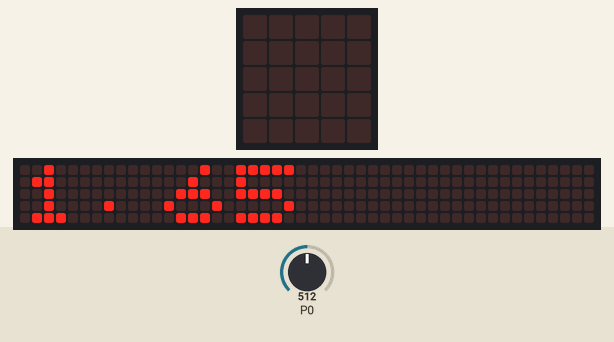
Recording of a program running on a simulated BBC micro:bit (MakeCode). Parts: the board's 5×5 LED display, a strip that is not on the board, showing the scrolling text unrolled. The inputs (shaded band) are chosen by the test bench; at power-on: P0 = 512 (analog values on the 0–1023 scale). The 48×5 strip is a reading aid, not a part: it shows the text the display is scrolling, unrolled, one strip-width of it at a time.

Above: at 0.07 s.
1.3 s: P0 set to 0
At 4.0 s:
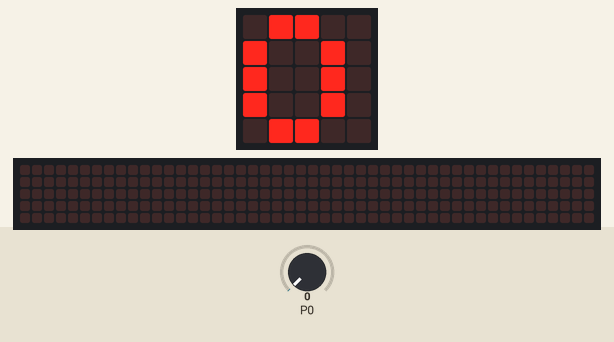
5.9 s: P0 set to 122
At 10.52 s:
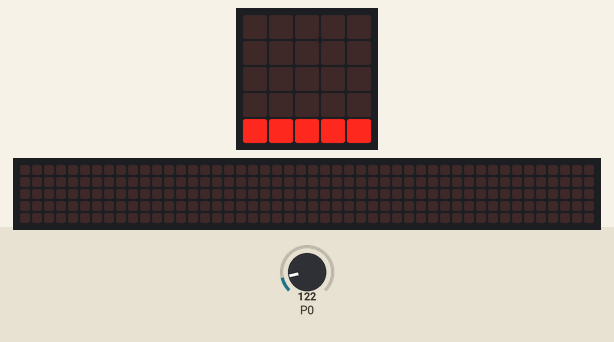
14.7 s: P0 set to 306
At 21.38 s:
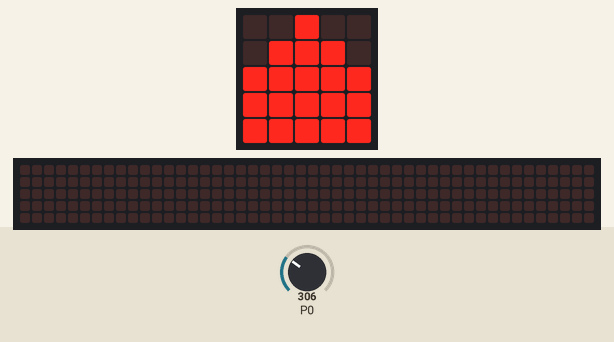

Measured:
- after the input at 5.9 s, the display: first differs from a run without the input after 1.2 s (image 2 shows a later state)
- what the display in image 1 shows lasts 0.6 s, from 3.6 s to 4.2 s
- what the display in image 2 shows lasts 0.4 s, from 10.3 s to 10.7 s

The program:

main.ts
```typescript
let Voltage = 0
basic.clearScreen()
basic.forever(function () {
    Voltage = pins.map(
    pins.analogReadPin(AnalogPin.P0),
    0,
    1023,
    0,
    3.3
    )
    basic.showNumber(Voltage,75)
basic.pause(200)
    basic.showString("V")
    if (Voltage > 0.7) {
        basic.showLeds(`
            . . # . .
            . # # # .
            # # # # #
            # # # # #
            # # # # #
            `)
    } else {
        if (Voltage > 0.6) {
            basic.showLeds(`
                . . . . .
                . . # . .
                . # # # .
                . # # # .
                # # # # #
                `)
        } else {
            if (Voltage > 0.5) {
                basic.showLeds(`
                    . . . . .
                    . . . . .
                    . . # . .
                    . # # # .
                    # # # # #
                    `)
            } else {
                if (Voltage > 0.4) {
                    basic.showLeds(`
                        . . . . .
                        . . . . .
                        . . . . .
                        . . # . .
                        # # # # #
                        `)
                } else {
                    if (Voltage > 0.3) {
                        basic.showLeds(`
                            . . . . .
                            . . . . .
                            . . . . .
                            . . . . .
                            # # # # #
                            `)
                    } else if (Voltage > 0.2) {
                        basic.showLeds(`
                            . . . . .
                            . . . . .
                            . . . . .
                            . . . . .
                            . # # # .
                            `)
                    } else {
                        basic.showLeds(`
                            . . . . .
                            . . . . .
                            . . . . .
                            . . . . .
                            . . . . .
                            `)
                    }
                }
            }
        }
    }
})
```

test.ts
```typescript
// 在這裡測試；當此封包作為擴充功能時，將不會編譯此內容。
```
